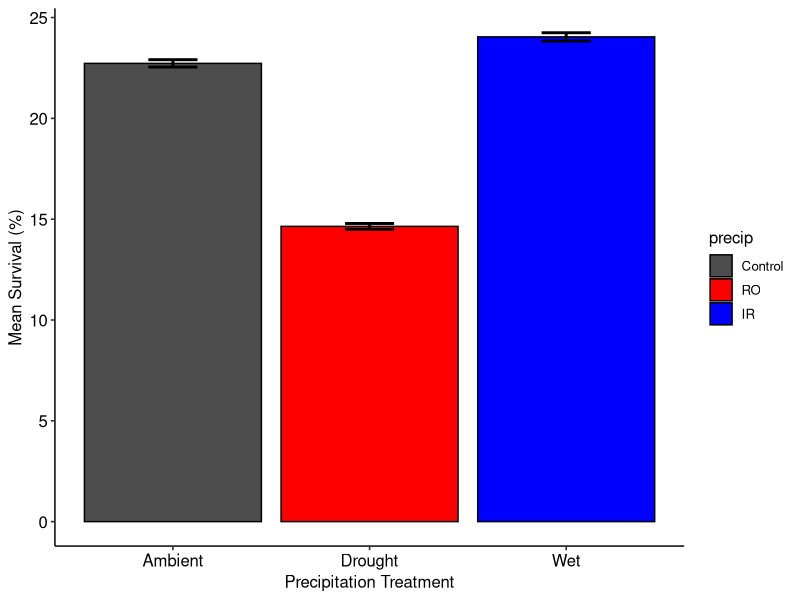
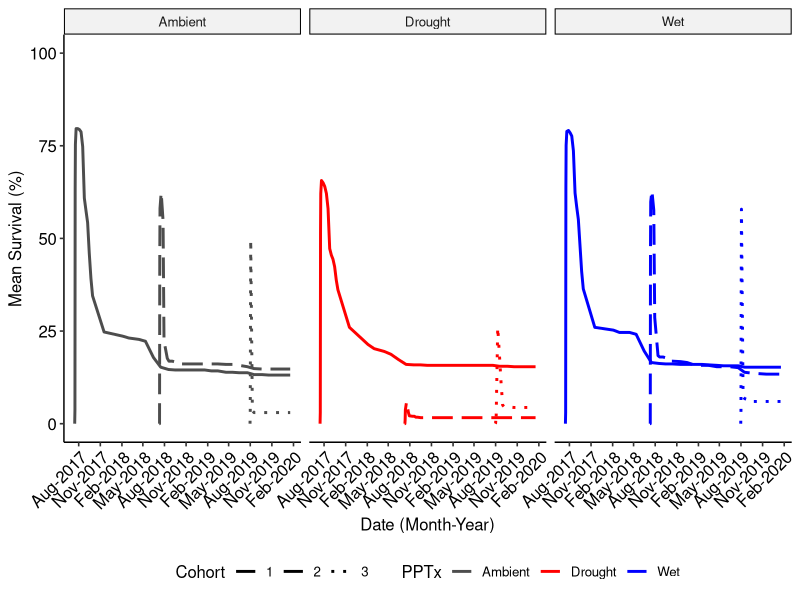
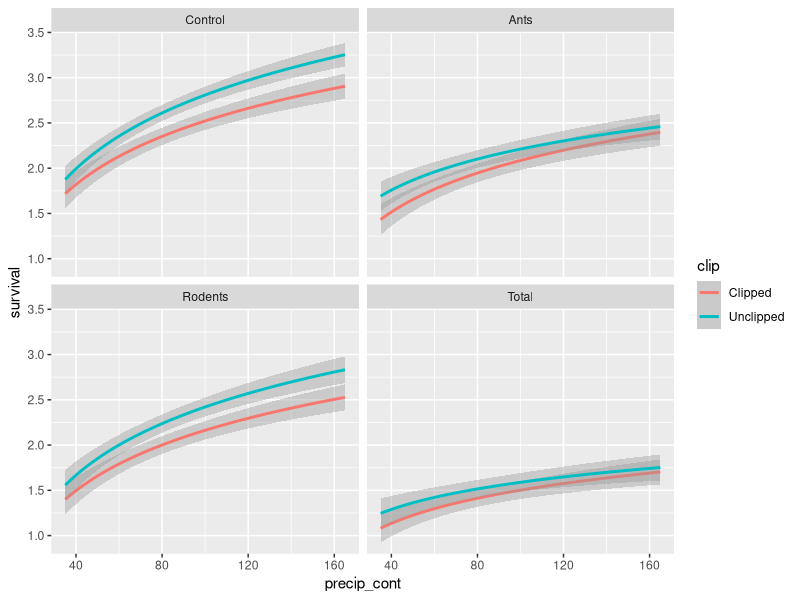
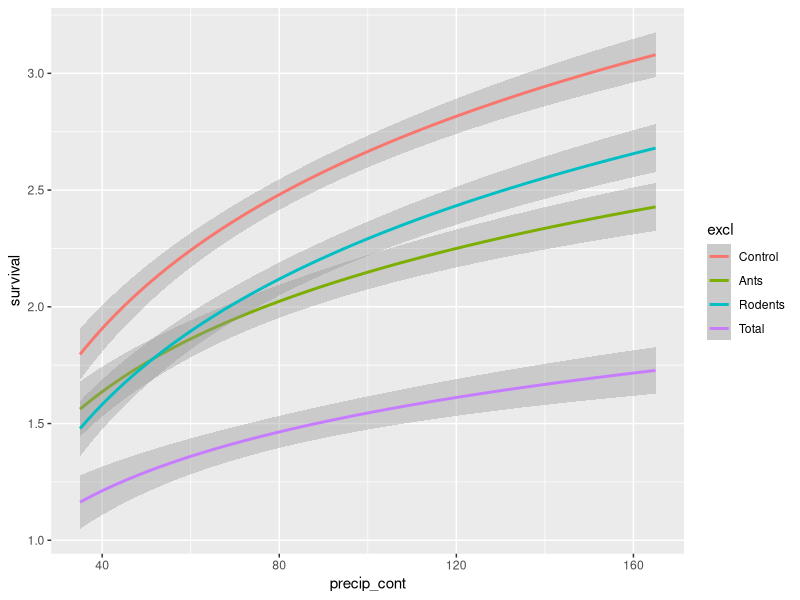

Write the R code that produced these figures, in order. (Note: this script raises an error after producing the figures.)
# USDA Rainout - Santa Rita Experimental Range
# Data visualizations-main
# Austin Rutherford
# email:arutherford@email.arizona.edu
# 2021-03-29

# Load packages
library(tidyverse)
library(forcats)
library(vroom)
library(ggpubr)
library(glmmTMB)
library(dplyr)

### Read in clean seedlings data with model outputs from "srer_rainout_stats_summarize"
seedlings_obs <- vroom("Data/seedlings_obs.csv",
                   col_types = c(.default = "f",
                                 ObsID = "i",
                                 date = "D",
                                 survival = "i",
                                 died = "i",
                                 tot_germination = "i",
                                 herb_lived = "i",
                                 herb_died = "i",
                                 tot_herbivory = "i",
                                 granivory = "i",
                                 res_surv = "d",
                                 sim_surv = "d",
                                 sim_fit_surv = "d",
                                 pred_surv = "d"))
str(seedlings_obs)
glimpse(seedlings_obs)

# create data set for raw survival data
tot_surv <- seedlings_obs %>% 
  group_by(precip, cohort, date) %>% 
  summarise(mean_surv = mean(survival),
            se_surv = (sd(survival)/n())) %>%
  mutate(upper = mean_surv + se_surv,
         lower = mean_surv - se_surv,
         date = as.Date(date))

summary(tot_surv)

tot_surv %>%
  group_by(precip, cohort) %>% 
  summarise(mean_precip_per = (100*mean(mean_surv)/10),
            mean_se_per = (100*mean(se_surv)/10)) %>% 
  mutate(upper = mean_precip_per + mean_se_per,
         lower = mean_precip_per - mean_se_per)

tot_surv %>%
  group_by(precip) %>% 
  summarise(mean_precip_per = (100*mean(mean_surv)/10),
            mean_se_per = (100*mean(se_surv)/10)) %>%
  mutate(upper = mean_precip_per + mean_se_per,
         lower = mean_precip_per - mean_se_per) %>% 
  ggplot(mapping = aes(x = precip, y = mean_precip_per, fill = precip)) +
  geom_bar(stat="identity", color = "black", position=position_dodge()) +
  geom_errorbar(aes(ymin = lower, ymax = upper), width = 0.25, position = position_dodge(), size = 1) +
  scale_fill_manual(values = c("grey30","red1", "blue1")) +
  scale_x_discrete(labels = c("Ambient", "Drought", "Wet")) +
  labs(y = "Mean Survival (%)",
       x = "Precipitation Treatment") +
  labs_pubr() +
  theme_pubr(legend = "right")

# plot survival over time with error bars

labels.precip <- factor(tot_surv$precip, labels = c("Ambient", "Drought", "Wet"))

tot_surv %>% 
  mutate(precip = recode(precip,
    "Control" = "Ambient",
    "RO" = "Drought",
    "IR" = "Wet")) %>% 
  ggplot(aes(x = date, y = 10*mean_surv, group = cohort, color = precip)) + 
  scale_color_manual(values = c("grey30", "red1", "blue1")) +
  scale_x_date(date_labels = "%b-%Y", date_breaks = "3 months") +
  geom_line(aes(linetype = cohort), stat = "identity", size = 1) + 
  scale_linetype_manual(values=c("solid","longdash", "dotted")) +
  scale_fill_manual(values = c("grey30","blue1", "red1")) +
  ylim(0,100) +
  labs(y = "Mean Survival (%)",
       x = "Date (Month-Year)",
       color = "PPTx",
       linetype = "Cohort") +
  labs_pubr() +
  facet_wrap(~precip, ncol = 3, nrow = 1) +
  theme_pubr(legend = "bottom", x.text.angle = 45)

# create data set for precip and excl
tot_surv_pe <- seedlings_obs %>% 
  group_by(precip, excl) %>% 
  summarise(mean_surv = mean(survival),
            se_surv = (sd(survival)/n())) %>%
  mutate(upper = mean_surv + se_surv,
         lower = mean_surv - se_surv)

# if want to look at effects treating precip as continuous
precip_cont_df <- seedlings_obs %>% 
  ungroup() %>% 
  mutate(precip_cont = dplyr::recode(precip,
                                     "Control" = "100",
                                     "IR" = "165",
                                     "RO" = "35")) %>% 
  mutate(precip_cont = as.numeric(as.character(precip_cont)))

# clip vs unclip across exclusion treatments
precip_cont_df %>%
  ggplot(aes(x = precip_cont, y = survival, color = clip, group = clip)) + 
  geom_smooth(method = "glm", formula = y ~ log(x))+
  facet_wrap(~excl)

# only exclusion txs
precip_cont_df %>% 
  ggplot(aes(x = precip_cont, y = survival, color = excl, group = excl)) + 
  geom_smooth(method = "glm", formula = y ~ log(x))

# year 2 zeros in total exclusion tx really bring down the averages
test %>% filter(cohort == "2") %>% 
  ggplot()+
  geom_histogram(aes(x = survival))+
  facet_wrap(~excl)
